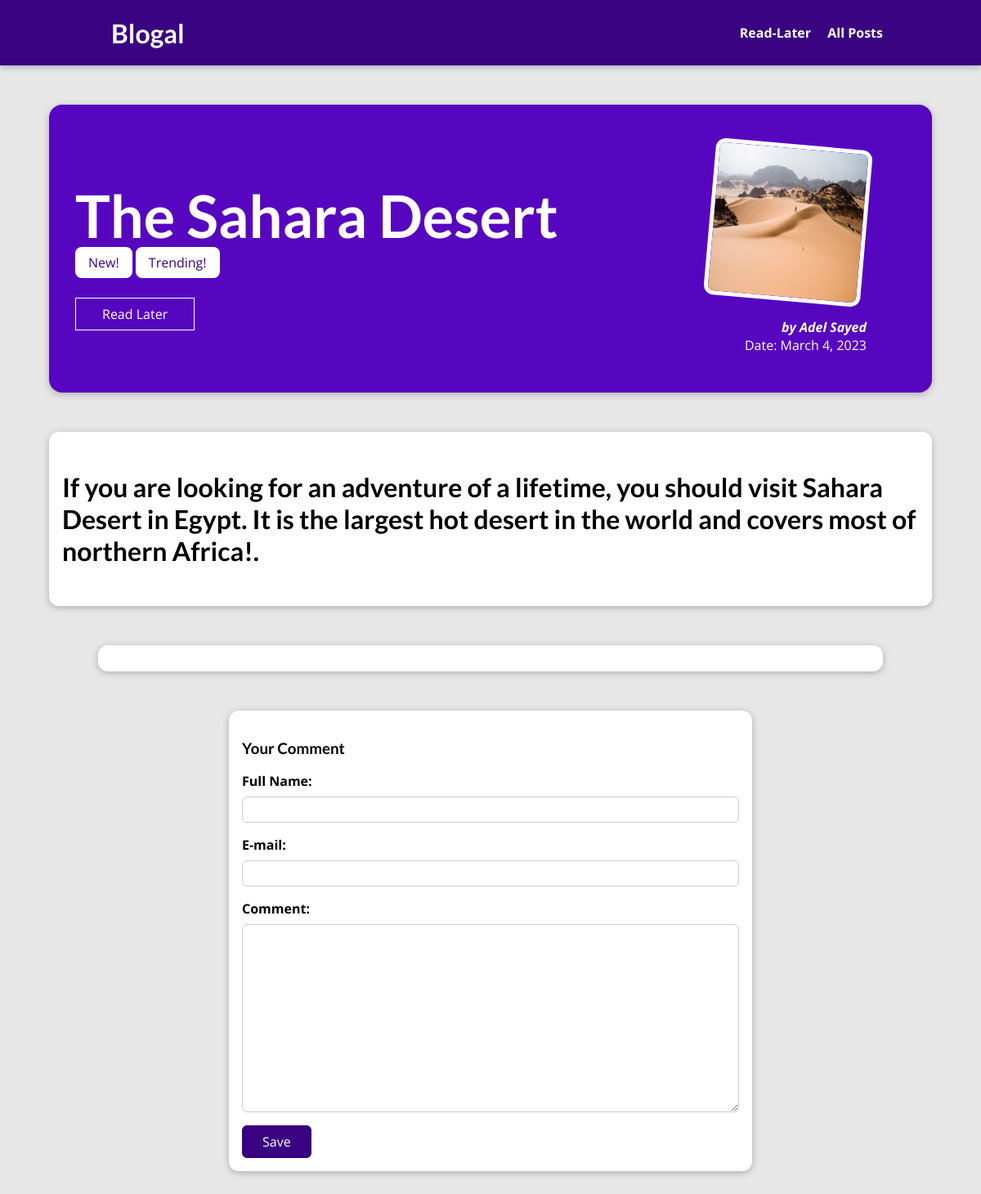
The app's page /posts/the-sahara-desert/ with its own data.
### blog/models.py (models this page shows, shortened)
class PostsModel(models.Model):
      titlee=models.CharField(max_length=50)
      author= models.ForeignKey(AuthorModel,on_delete=models.CASCADE, null=True)
      date= models.DateField()
      img=models.ImageField(upload_to='posts', null=True)
      slug=models.SlugField(unique=True, db_index=True)
      summary= models.CharField(max_length=200)
      content=models.TextField()
      tags=models.ManyToManyField(TagModel)

class TagModel(models.Model):
     tag=models.CharField(max_length=20)
     def __str__(self):
          return (f'{self.tag}')

class AuthorModel(models.Model):
     first_name=models.CharField(max_length=50)
     last_name=models.CharField(max_length=50)
     email=models.EmailField(null=True)
     def __str__(self):
          return (f'{self.first_name} {self.last_name}')

### blog/views.py (the view, shortened to what this page needs)
# urls.py: path('posts/<slug:slug>/', views.PostView.as_view(), name='post-detail')
class PostView(View):
    def get(self,request,slug):
        post=get_object_or_404(PostsModel, slug=slug)
        stored_slugs=request.session.get('stored_slugs')
        if stored_slugs is not None:
            readlater= post.slug in stored_slugs
        else:
            readlater=False
        post_tags=post.tags.all()
        commentform=CommentsForm()
        comments=post.comments.all()
        return render(request,'blog/post_detail.html',{
            'post':post,
            'post_tags':post_tags,
            'commentform':commentform,
            'comments':comments,
            'readlater':readlater
        }
                      )

### blog/forms.py
class CommentsForm(forms.ModelForm):
    class Meta:
        model=CommentModel
        exclude=['post']
        labels={
            'user_name':'Full Name',
            'user_email': 'E-mail',
            'text':'Comment',
        }

### blog/templates/blog/post_detail.html (shortened to what this page needs)
{% extends 'base.html' %}
{% load static%}
{%block css_files%} <link rel='stylesheet' href="{% static 'blog/post_detail.css' %}" /> {%endblock%}
{%block body%}
<section id='summary'>
    <h2>{{post.titlee}}</h2>
    <div>
      {%for tag in post_tags %}
        <span class='tag'>{{tag}}</span>
      {%endfor%}
    </div>
  <div id='read-later'>
    <form action="{%url 'readlater' %}" method='POST'>
      <button>
      {%if readlater %}
        Remove from "Read-Later" List
        {%else%}
        Read Later
      {%endif%}</button>
    </form>
    </div>
    <article>
        <img src="{{post.img.url }}" />
        <address> by <a href='mailto:{{post.author.email}}'>{{post.author}}</a> </address>
        <div> Date: {{post.date}} </div>
    </article>
</section>
<main>
  <h1>  {{post.content|linebreaks}} </h1>
</main>
<section id='comments'>
</section>
<section id='comment-form' >
  <h3> Your Comment</h3>
  <form action="{% url 'post-detail' post.slug %}" method='POST'>
    {%for form in commentform%}
    <div class="form-control {%if form.errors%}invalid {%endif%}">
      {{form.label_tag}}
      {{form}}
    </div>
    {%endfor%}
   <button> Save </button>
  </form>
</section>
{%endblock%}

### static/app.css (style rules this page uses)
* { box-sizing: border-box; }
html { font-family: 'Open Sans', 'Lato', sans-serif; }
body { margin: 0; }
h1, h2, h3 { font-family: 'Lato', sans-serif; font-weight: bold; }

### blog/static/blog/post_detail.css (style rules this page uses)
body { background-color: #e7e7e7; }
#summary { margin: 8rem auto 3rem auto; padding: 2rem; width: 90%; max-width: 90rem; border-radius: 16px; background-color: #5706c0; position: relative; box-shadow: 0 2px 8px rgba(0, 0, 0, 0.25); height: 22rem; }
#summary h2 { color: white; font-size: 4.5rem; margin-bottom: 0.25rem; }
#summary article { position: absolute; top: 2rem; right: 3rem; padding: 1rem 2rem; border-radius: 12px; text-align: right; color: white; }
#summary article img { width: 12rem; height: 12rem; border-radius: 12px; transform: rotateZ(5deg); border: 5px solid white; margin-bottom: 1rem; }
#summary address { font-weight: bold; }
#summary a { color: white; text-decoration: none; }
#read-later { margin: 2rem 0; }
#read-later button { background-color: transparent; border: 1px solid white; padding: 0.5rem 2rem; font: inherit; color: white; cursor: pointer; }
main { width: 90%; max-width: 90rem; margin: 3rem auto; background-color: white; padding: 1rem; border-radius: 12px; box-shadow: 0 2px 8px rgba(0, 0, 0, 0.25); }
.tag { background-color: white; color: #390281; padding: 0.5rem 1rem; border-radius: 8px; }
#comment-form { margin: 3rem auto; width: 90%; max-width: 40rem; border-radius: 12px; background-color: white; box-shadow: 0 2px 8px rgba(0, 0, 0, 0.25); padding: 1rem; }
#comment-form button { font: inherit; background-color: #390281; color: white; border: 1px solid #390281; padding: 0.5rem 1.5rem; border-radius: 6px; cursor: pointer; }
.form-control { margin-bottom: 1rem; }
.form-control label { font-weight: bold; margin-bottom: 0.5rem; display: block; }
.form-control input, .form-control textarea { display: block; width: 100%; font: inherit; padding: 0.25rem; border-radius: 6px; border: 1px solid #ccc; }
#comments { margin: 3rem auto; width: 90%; max-width: 60rem; border-radius: 12px; background-color: white; box-shadow: 0 2px 8px rgba(0, 0, 0, 0.25); padding: 1rem 2rem; }

### records on screen
PostsModel: titlee "The Sahara Desert", img (picture), author "Adel Sayed", date "March 4, 2023", content "If you are looking for an adventure of a lifetime, you should visit Sahara Desert in Egypt. It is the largest hot desert in the world and covers most of northern Africa!."
TagModel: tag "New!"
TagModel: tag "Trending!"
